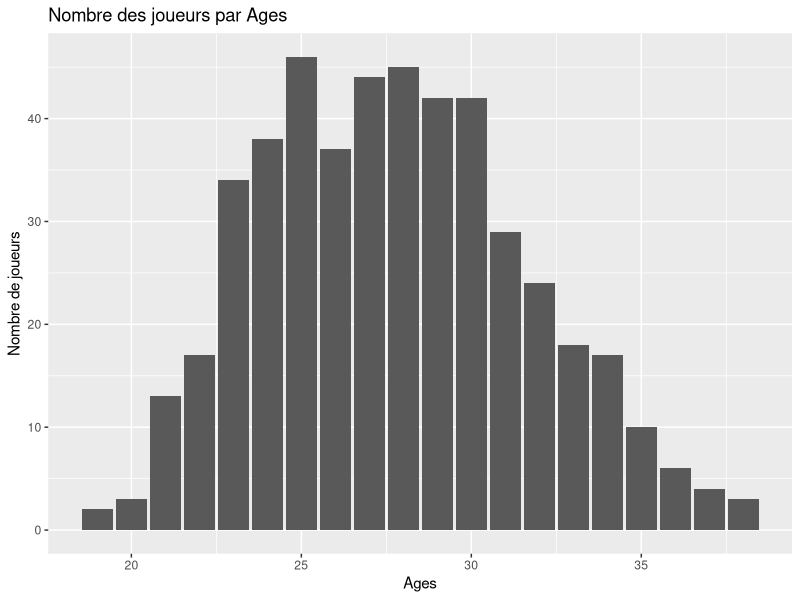
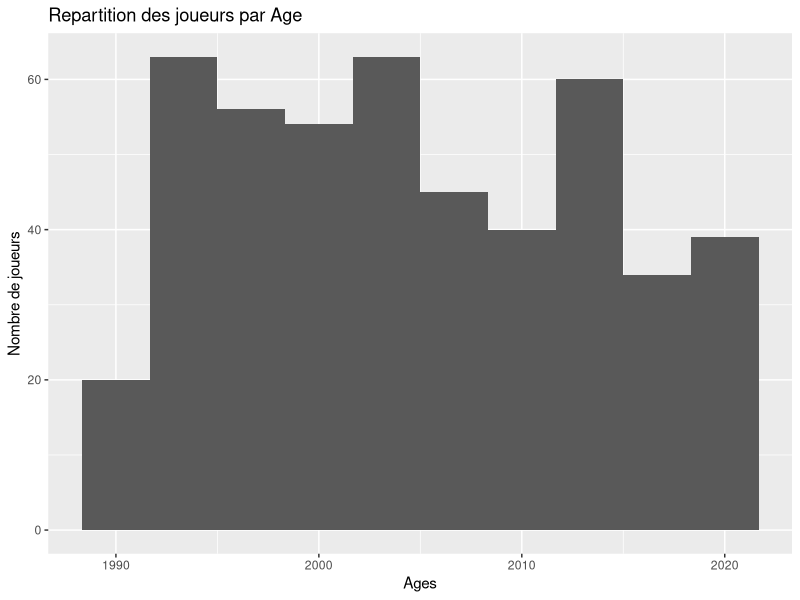
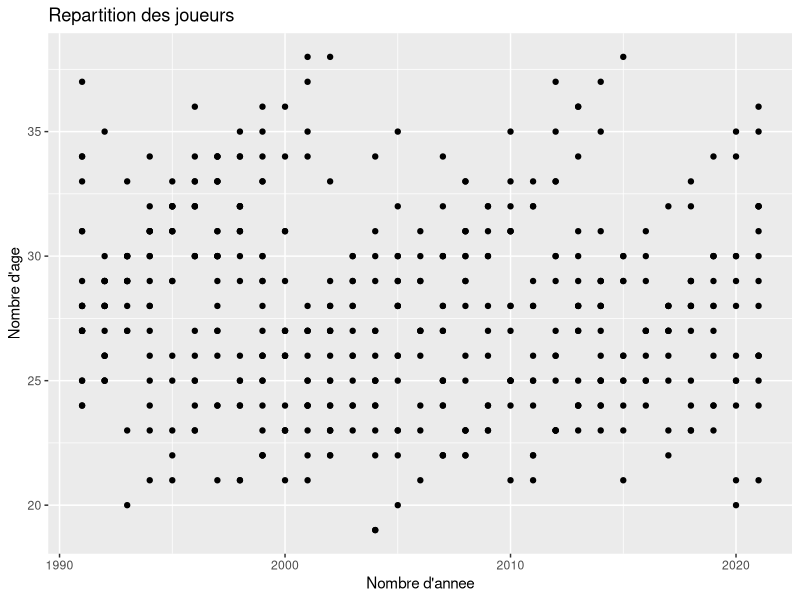

Reproduce these figures in R, in order.
setwd("/home/alpha/Projects/r-master-class/manup_datas")

mvps <- read.csv("mvps.csv", header = TRUE, sep = "\t")

head(mvps)

#Changer la librairie ggplot2
library(ggplot2)
 
#Creer un diagramme à barre de frequence
ggplot(data = mvps, aes(x = Age)) +
  geom_bar() +
  ggtitle("Nombre des joueurs par Ages") +
  xlab("Ages") +
  ylab("Nombre de joueurs")

#Creer un histogramme
ggplot(data = mvps, aes(x = Year)) +
  geom_histogram( bins = 10) +
  ggtitle("Repartition des joueurs par Age") +
  xlab("Ages") +
  ylab("Nombre de joueurs")

#creer un nuage de points
ggplot(data = mvps, aes(x = Year, y = Age)) +
  geom_point() + 
  ggtitle("Repartition des joueurs") + 
  xlab("Nombre d'annee") +
  ylab("Nombre d'age")
